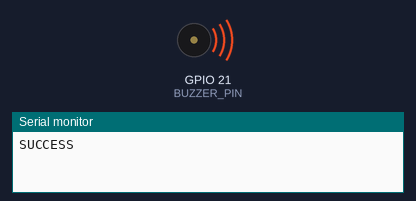
Recording of a sketch running on a simulated ESP32-S3. Parts: buzzer (waves = sounding), the last lines printed to the serial monitor.

Above: at 1.2 s.
At 7.4 s:
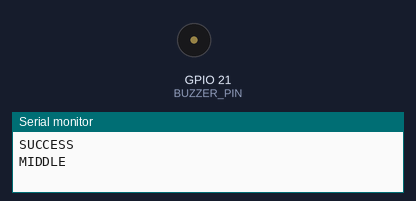
Timing chart, 0 to 10.2 s (numbered marks = the images above):
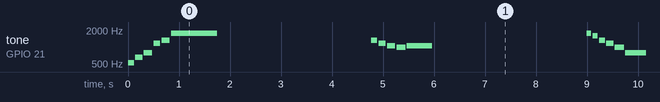

Measured:
- by itself, tone on GPIO 21 (BUZZER_PIN): plays 523 Hz for 0.12 s, 659 Hz for 0.14 s, 784 Hz for 0.17 s, 1175 Hz for 0.13 s, 1319 Hz for 0.16 s, 1760 Hz for 0.90 s … (144 notes in this stretch)

The sketch:

buzzer_all_tunes.ino
```cpp
/*
  ESP32-S3 Passive Buzzer
  Success -> Middle -> Disappointing
*/

#define BUZZER_PIN 21

void setup()
{
  ledcAttach(BUZZER_PIN, 2000, 8);
}

void play(int freq, int duration)
{
  ledcWriteTone(BUZZER_PIN, freq);
  delay(duration);

  ledcWriteTone(BUZZER_PIN, 0);
  delay(25);
}

//======================================
// SUCCESS
//======================================

void successTune()
{
  // Gentle opening
  play(523, 120);    // C5
  play(659, 140);    // E5
  play(784, 170);    // G5

  // Build excitement
  play(1175, 130);   // D6
  play(1319, 160);   // E6

  // Bright finish
  play(1760, 900);   // A6
}

//======================================
// MIDDLE (Neutral)
//======================================

void middleTune()
{
  play(1319, 120);   // E6
  play(1175, 140);   // D6
  play(1047, 160);   // C6
  play(988, 180);    // B5
  play(1047, 500);   // C6
}

//======================================
// DISAPPOINTING
//======================================

void disappointingTune()
{
  play(1760, 90);    // A6
  play(1568, 100);   // G6
  play(1319, 120);   // E6
  play(1175, 140);   // D6
  play(988, 180);    // B5
  play(784, 850);    // G5
}

//======================================

void loop()
{
  Serial.println("SUCCESS");
  successTune();

  delay(3000);

  Serial.println("MIDDLE");
  middleTune();

  delay(3000);

  Serial.println("DISAPPOINTING");
  disappointingTune();

  delay(5000);
}
```
